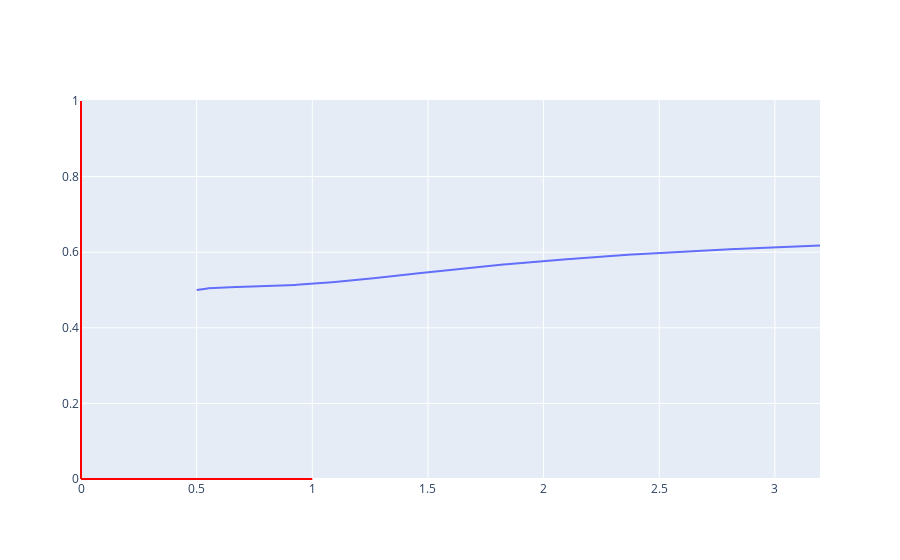

This figure's notebook cell:
### Code cell
fig_vc = go.Figure()
fig_vc.add_shape(
    type="line",
    x0=0,
    y0=0.0,
    x1=1,
    y1=0.0,
    line=dict(color="red", width=2),
)
fig_vc.add_shape(
    type="line",
    x0=0,
    y0=1.0,
    x1=0,
    y1=0.0,
    line=dict(color="red", width=2),
)

fig_vc.add_trace(go.Scatter(x=v, y=c, mode='lines', name='vc'))
fig_vc.show()

### Figure 1 — Plotly figure (JSON) as saved in the notebook; plotly's stock layout.template omitted (floating-point values rounded to 4 significant figures; data arrays with more than 128 entries replaced by an {"elided": "..."} marker saying what was removed)
{"data": [{"mode": "lines", "name": "vc", "type": "scatter", "x": {"elided": "1000 float values"}, "y": {"elided": "1000 float values"}}], "layout": {"shapes": [{"line": {"color": "red", "width": 2}, "type": "line", "x0": 0, "x1": 1, "y0": 0, "y1": 0}, {"line": {"color": "red", "width": 2}, "type": "line", "x0": 0, "x1": 0, "y0": 1, "y1": 0}]}}
